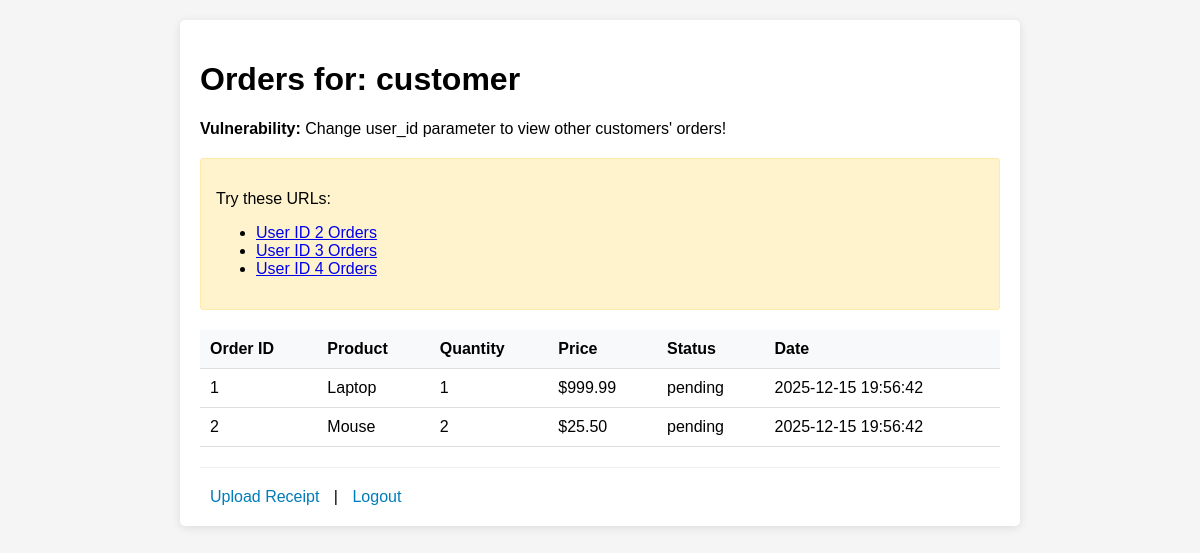
/web-app/customer/orders.php?user_id=2, run on the app's committed database.
### tables this page shows
CREATE TABLE IF NOT EXISTS users (
    id INT AUTO_INCREMENT PRIMARY KEY,
    username VARCHAR(50) UNIQUE,
    password VARCHAR(255),
    email VARCHAR(100),
    role ENUM('admin', 'customer') DEFAULT 'customer',
    created_at TIMESTAMP DEFAULT CURRENT_TIMESTAMP
);

CREATE TABLE IF NOT EXISTS orders (
    id INT AUTO_INCREMENT PRIMARY KEY,
    user_id INT,
    product_name VARCHAR(100),
    quantity INT,
    price DECIMAL(10,2),
    status VARCHAR(20) DEFAULT 'pending',
    created_at TIMESTAMP DEFAULT CURRENT_TIMESTAMP,
    FOREIGN KEY (user_id) REFERENCES users(id)
);

### web-app/customer/orders.php (the view, shortened to what this page needs)
<?php
include '../config/database.php';
$user_id = isset($_GET['user_id']) ? $_GET['user_id'] : (isset($_SESSION['user_id']) ? $_SESSION['user_id'] : 1);
$query = "SELECT * FROM orders WHERE user_id = $user_id";
$result = mysqli_query($conn, $query);
$user_query = "SELECT username FROM users WHERE id = $user_id";
$user_result = mysqli_query($conn, $user_query);
$user = mysqli_fetch_assoc($user_result);
?>
<!DOCTYPE html>
<html>
<head>
    <link rel="stylesheet" href="../css/style.css">
</head>
<body>
    <div class="customer-panel">
        <h1>Orders for: <?php echo $user['username']; ?></h1>
        <p><strong>Vulnerability:</strong> Change user_id parameter to view other customers' orders!</p>
        <div class="vulnerability-demo">
            <p>Try these URLs:</p>
            <ul>
                <li><a href="?user_id=2">User ID 2 Orders</a></li>
                <li><a href="?user_id=3">User ID 3 Orders</a></li>
                <li><a href="?user_id=4">User ID 4 Orders</a></li>
            </ul>
        </div>
        <table>
            <tr>
                <th>Order ID</th>
                <th>Product</th>
                <th>Quantity</th>
                <th>Price</th>
                <th>Status</th>
                <th>Date</th>
            </tr>
            <?php while ($order = mysqli_fetch_assoc($result)): ?>
            <tr>
                <td><?php echo $order['id']; ?></td>
                <td><?php echo $order['product_name']; ?></td>
                <td><?php echo $order['quantity']; ?></td>
                <td>$<?php echo $order['price']; ?></td>
                <td><?php echo $order['status']; ?></td>
                <td><?php echo $order['created_at']; ?></td>
            </tr>
            <?php endwhile; ?>
        </table>
        <div class="actions">
            <a href="upload.php">Upload Receipt</a> |
            <a href="../index.php">Logout</a>
        </div>
    </div>
</body>
</html>

### web-app/css/style.css (style rules this page uses)
body { font-family: Arial, sans-serif; margin: 0; padding: 20px; background-color: #f5f5f5; }
.login-container, .admin-panel, .customer-panel, .upload-container { max-width: 800px; margin: 0 auto; background: white; padding: 20px; border-radius: 5px; box-shadow: 0 2px 10px rgba(0,0,0,0.1); }
table { width: 100%; border-collapse: collapse; margin: 20px 0; }
table th, table td { padding: 10px; text-align: left; border-bottom: 1px solid #ddd; }
table th { background-color: #f8f9fa; }
.vulnerability-demo, .vulnerability-info { background: #fff3cd; border: 1px solid #ffeaa7; padding: 15px; margin: 20px 0; border-radius: 3px; }
.actions { margin-top: 20px; padding-top: 20px; border-top: 1px solid #eee; }
.actions a { color: #007cba; text-decoration: none; margin: 0 10px; }

### data on the page
users: username "customer"
orders: id "1", product_name "Laptop", quantity "1", price "999.99", status "pending", created_at "2025-12-15 19:56:42"
orders: id "2", product_name "Mouse", quantity "2", price "25.50", status "pending", created_at "2025-12-15 19:56:42"
